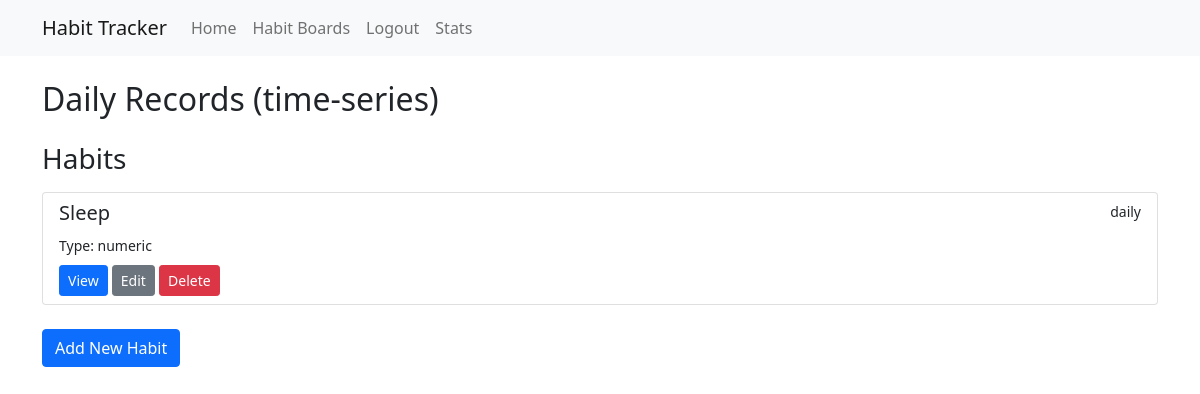
The page /board/3 (signed in) on the database its author committed.
### tables this page shows
CREATE TABLE habit_boards (
    id INTEGER PRIMARY KEY AUTOINCREMENT,
    user_id INTEGER NOT NULL,
    name TEXT NOT NULL,
    description TEXT,
    board_type TEXT NOT NULL CHECK(board_type IN ('time-series', 'batch')),
    created TIMESTAMP NOT NULL DEFAULT CURRENT_TIMESTAMP,
    FOREIGN KEY (user_id) REFERENCES users (id)
);

CREATE TABLE habits (
    id INTEGER PRIMARY KEY AUTOINCREMENT,
    user_id INTEGER NOT NULL,
    board_id INTEGER NOT NULL,
    name TEXT NOT NULL,
    description TEXT,
    frequency TEXT, -- can be NULL for batch habits
    variable_type TEXT NOT NULL CHECK(variable_type IN ('boolean', 'numeric', 'categorical')),
    created TIMESTAMP NOT NULL DEFAULT CURRENT_TIMESTAMP,
    FOREIGN KEY (user_id) REFERENCES users (id),
    FOREIGN KEY (board_id) REFERENCES habit_boards (id)
);

### app.py (the view)
@app.route('/board/<int:board_id>')
@login_required
def view_board(board_id):
    conn = get_db_connection()
    board = conn.execute('SELECT * FROM habit_boards WHERE id = ? AND user_id = ?',
                         (board_id, session['user_id'])).fetchone()
    habits = conn.execute('SELECT * FROM habits WHERE board_id = ?', (board_id,)).fetchall()
    conn.close()
    return render_template('view_board.html', board=board, habits=habits)

### app.py (called while the page is built)
def get_db_connection():
    conn = sqlite3.connect('habits.db')
    conn.row_factory = sqlite3.Row
    return conn

def login_required(f):
    @wraps(f)
    def decorated_function(*args, **kwargs):
        if 'user_id' not in session:
            return redirect(url_for('login'))
        return f(*args, **kwargs)
    return decorated_function

### templates/view_board.html (shortened to what this page needs)
{% extends "base.html" %}
{% block content %}
<h2 class="mb-4">{{ board['name'] }} ({{ board['board_type'] }})</h2>
<h3 class="mt-4 mb-3">Habits</h3>
<div class="list-group mb-4">
{% for habit in habits %}
    <div class="list-group-item">
        <div class="d-flex w-100 justify-content-between">
            <h5 class="mb-1">{{ habit['name'] }}</h5>
            <small>{{ habit['frequency'] if habit['frequency'] else 'Batch' }}</small>
        </div>
        <small>Type: {{ habit['variable_type'] }}</small>
        <div class="mt-2">
            <a href="{{ url_for('view_habit', habit_id=habit['id']) }}" class="btn btn-sm btn-primary">View</a>
            <a href="{{ url_for('edit_habit', habit_id=habit['id']) }}" class="btn btn-sm btn-secondary">Edit</a>
            <form method="post" action="{{ url_for('delete_habit', habit_id=habit['id']) }}" style="display: inline;">
                <button type="submit" class="btn btn-sm btn-danger" onclick="return confirm('Are you sure you want to delete this habit?');">Delete</button>
            </form>
        </div>
    </div>
{% endfor %}
</div>
<a href="{{ url_for('add_habit', board_id=board['id']) }}" class="btn btn-primary">Add New Habit</a>
{% endblock %}

### rows shown on the page
habit_boards: name "Daily Records", board_type "time-series"
habits: name "Sleep", frequency "daily", variable_type "numeric"
